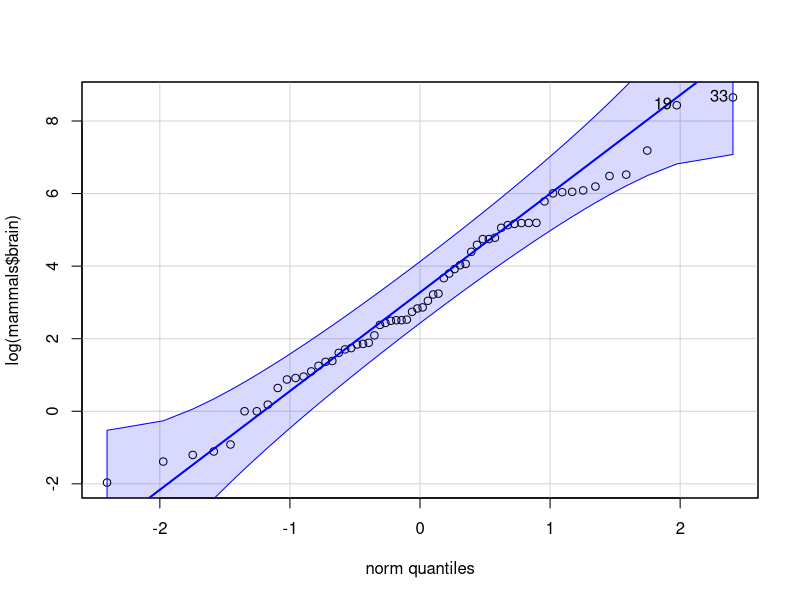
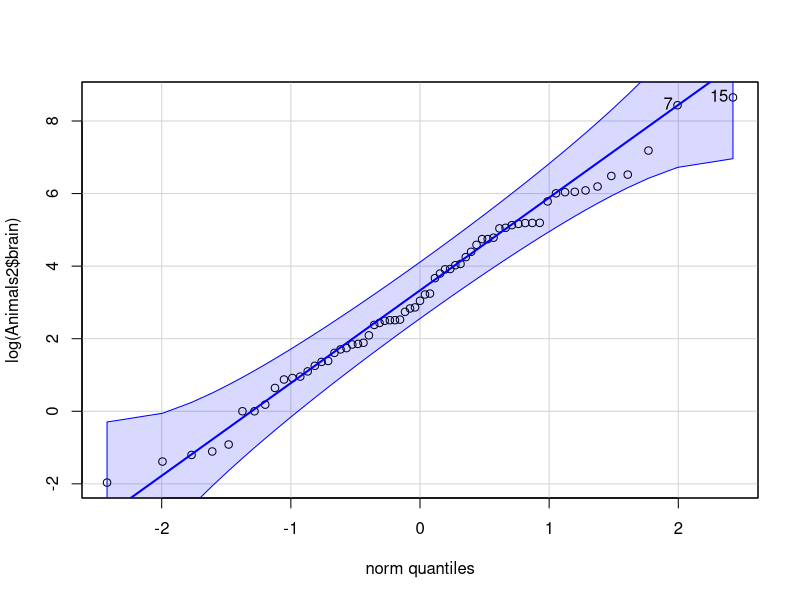
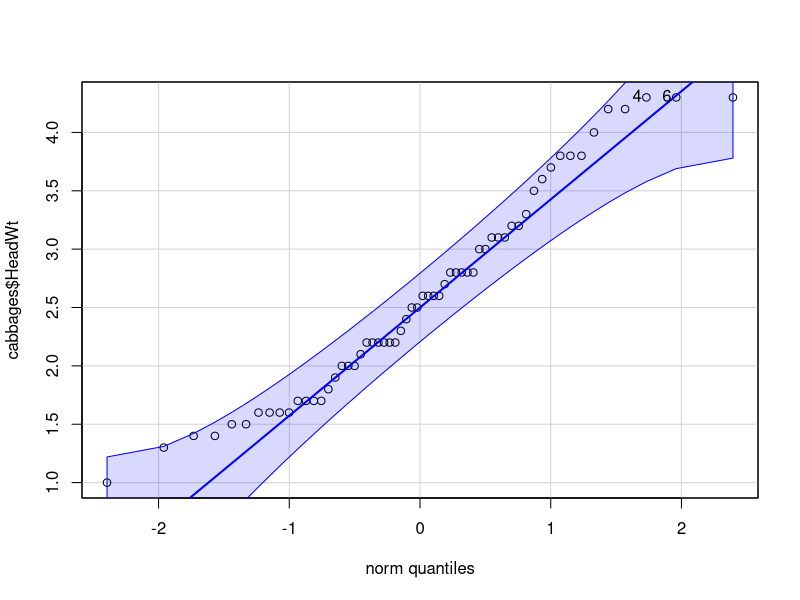
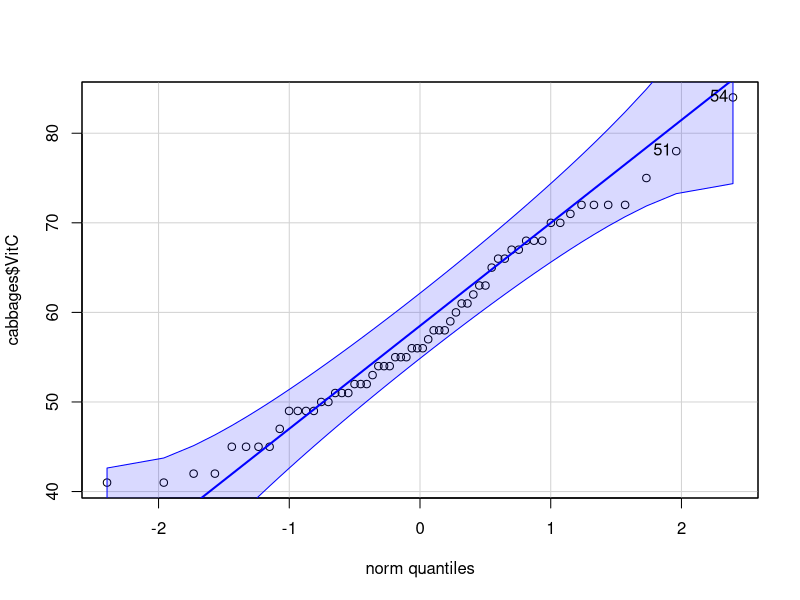
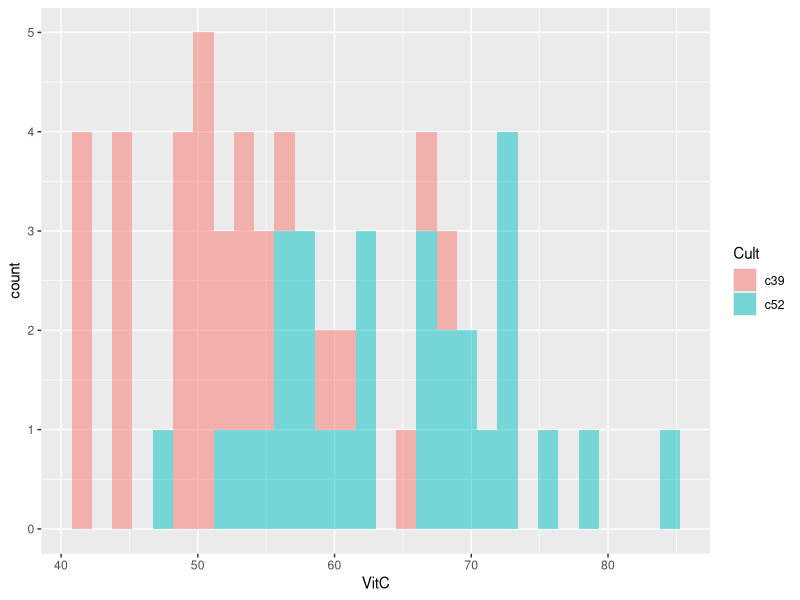

Source code (R) for these figures, in order:
## ---- chunk 1

# CONFIGURACIÓN GENERAL
library(knitr)
options(width = 100)
# Opciones generales chunks

## PARA GENERAR SOLO LOS ENUNCIADO include=FALSE
#opts_chunk$set(echo=F,message = F, error = F, warning = F, comment = NA, fig.align = 'center', dpi = 100, tidy = F, cache.path = '.cache/', fig.path = './figure/', include=FALSE)

## PARA Incluir la soluciones SOLO LOS ENUNCIADO include=TRUE
opts_chunk$set(echo=T,message = F, error = F, warning = F, comment = NA, fig.align = 'center', dpi = 100, tidy = F, cache.path = '.cache/', fig.path = './figure/', include=TRUE)


#options(xtable.type = 'html')
knit_hooks$set(inline = function(x) {
  
  if(is.numeric(x)) {
    round(x, getOption('digits'))
  } else {
    paste(as.character(x), collapse = ', ')
  }
})
#knit_hooks$set(plot = knitr:::hook_plot_html)
## ---- chunk 2
# Especificamos las librerías necesarias en esta lista

packages = c("MASS","knitr","tidyverse","robustbase","car")

#use this function to check if each package is on the local machine
#if a package is installed, it will be loaded
#if any are not, the missing package(s) will be installed and loaded
package.check <- lapply(packages, FUN = function(x) {
  if (!require(x, character.only = TRUE)) {
    install.packages(x, dependencies = TRUE)
    library(x, character.only = TRUE)
  }
})

#verify they are loaded
#search()

## ---- chunk 3
#a)
help(package = MASS,topic = mammals) #Para ver las características del conjunto de datos mammals del paquete    MASS

help(package = robustbase,topic = Animals2) #Para ver las características del conjunto de datos Animals2 del paquete robustbase


#b)
library(robustbase)
library(MASS)
df_m <- mammals
df_a <- Animals2

dim(df_a)
dim(df_m)

head(df_a)
head(df_m)

tail(df_a)
tail(df_m)

str(df_a)
str(df_m)

#c)
rownames(df_a)
colnames(df_a)

rownames(df_m)
colnames(df_m)

## ---- chunk 4


commonAnimals <- intersect(df_a, df_m)
rownames(commonAnimals)




## ---- chunk 5


diferentes_m <- setdiff(rownames(df_m), rownames(df_a))
diferentes_m

diferentes_a <- setdiff(rownames(df_a), rownames(df_m))
diferentes_a


## ---- chunk 6

qqPlot(log(mammals$brain))

qqPlot(log(Animals2$brain))

#Presentan el mismo comportamineto, podemos decir que siguen la distribucion Gaussiana
## ---- chunk 7

libReturn <- library()
libReturn
length(libReturn) #Vemos la longitud de mi libreria, tengo 3 instaladas
libReturn[[2]] [1:5]

head(libReturn$results, n=5)
## ---- chunk 8

library(car)
library(dplyr)

#a)
head(cabbages)
dim(cabbages)
tail(cabbages)
glimpse(cabbages)
str(cabbages)

#b)
any(is.na(cabbages))
colSums(sapply(cabbages, is.na))
# Hay 0 valores perdidos

#c)
head(Chile)
dim(Chile)
tail(Chile)
glimpse(Chile)
str(Chile)
any(is.na(Chile)) #Hay valores perdidos
colSums(sapply(Chile, is.na)) #1 en age, 11 en education, 98 en income, 17 en statusquo, 168 en vote

#d)
summary(cabbages)
summary(Chile)

## ---- chunk 9
qqPlot(cabbages$HeadWt)

qqPlot(cabbages$VitC)

## ---- chunk 10
library(ggplot2)
library(tidyverse)
ggplot(cabbages, aes(VitC,fill = Cult)) + geom_histogram(alpha=0.5)


## ---- chunk 11
















## ---- chunk 12
